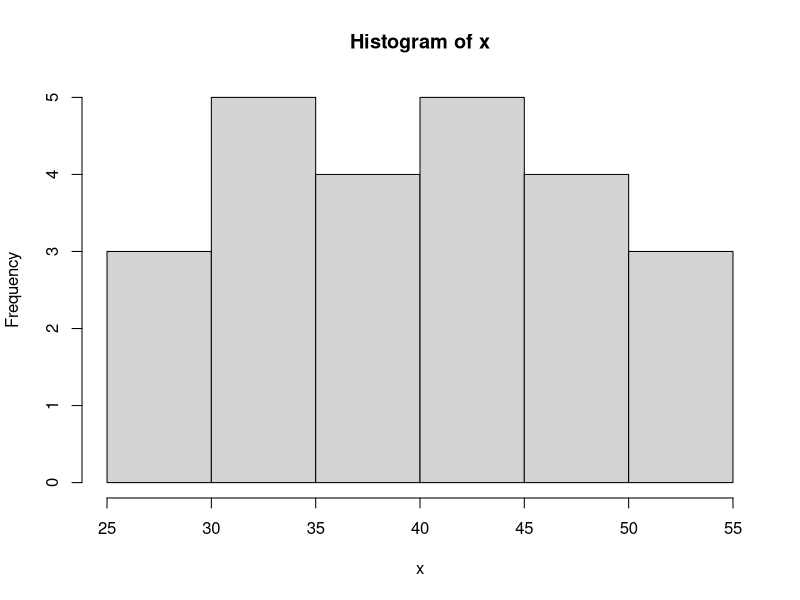
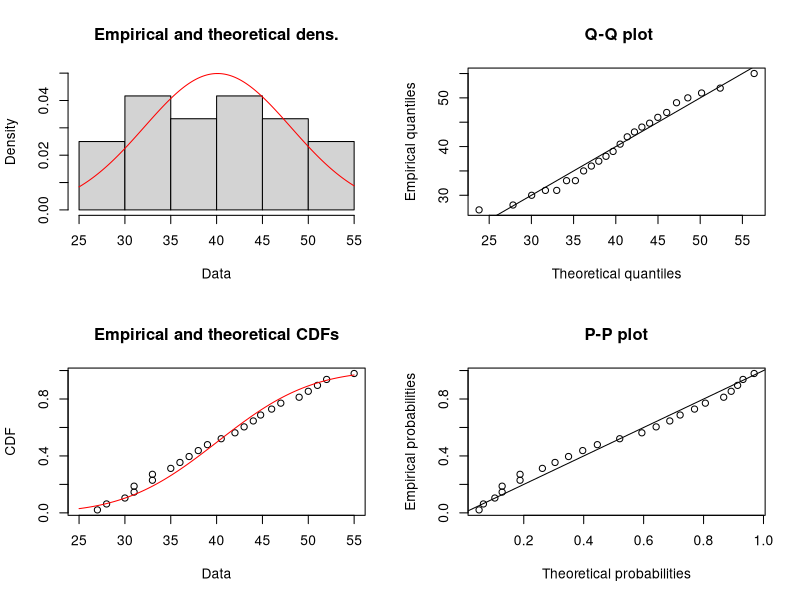
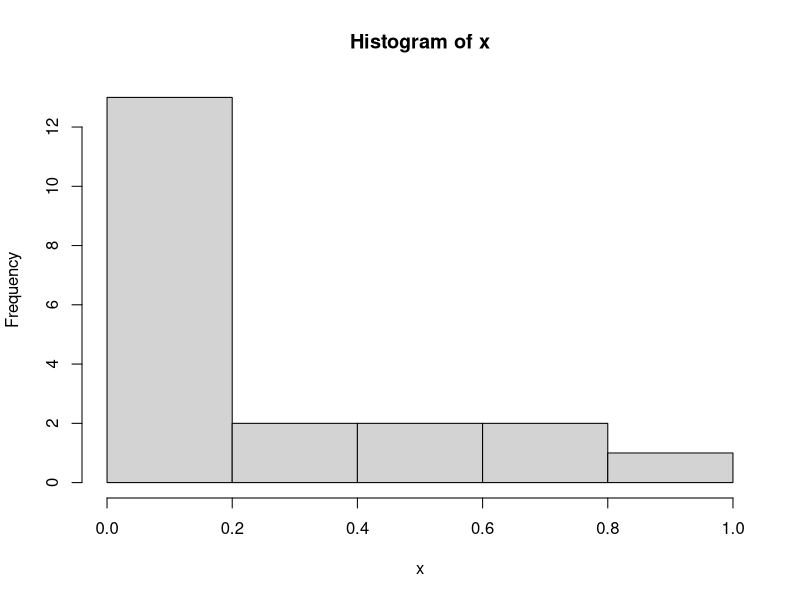
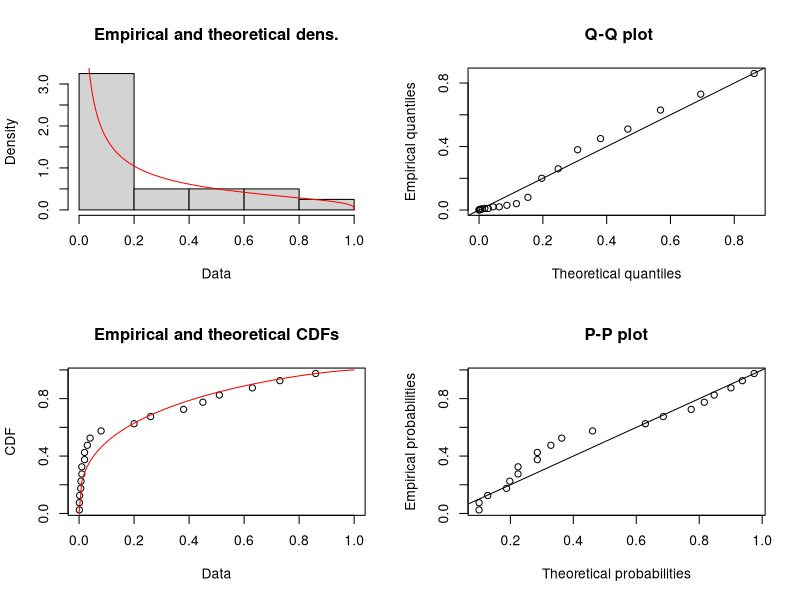
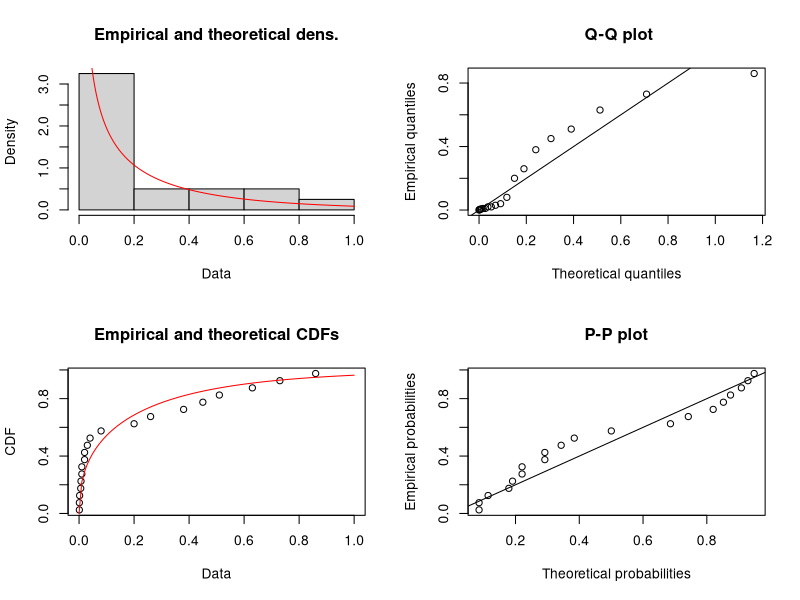

Recreate these plots in R, in order.
## ---- chunk 1
# Load required package 
require("fitdistrplus")
library(fitdistrplus)
## ---- chunk 2
# Example data set 
x = c(42,37,50,28,33,46,39,55,31,49,31,33,36,44,40.5,27,52,44.8,38,43,30,47,35,51)
hist(x) #ugly hist
## ---- chunk 3
# Fit distribution to data using maximum likelihood 
fit1 <- fitdist(x,distr= "norm", method = "mle")
## ---- chunk 4
# Generats plots comparising empirical cdf with fitted cdf, and histogram with fitted pdf
plot(fit1)
## ---- chunk 5
# Extract goodness of fit as an AIC-value 
AIC(fit1)
## ---- chunk 6
# Extract the parameters for the fitted distribution. You use these values to sample or calculate things from the distribution 
fit1$estimate
## ---- chunk 7
# For example, if the distribution is normal one can calculate the 95th percentile like this
qnorm(0.95,mean=fit1$estimate[1],sd=fit1$estimate[2])
## ---- chunk 8
# Example data set
x = c(0.45, 0.08, 0.02, 0.001, 0.001, 0.01, 0.86, 0.006, 0.01, 0.26, 0.63, 0.20, 0.007, 0.73, 0.51, 0.002, 0.03, 0.38, 0.02, 0.04)
hist(x) #ugly hist
## ---- chunk 9
# Fit distribution to data using maximum likelihood 
fit2 <- fitdist(x,distr= "beta", method = "mle")
## ---- chunk 10
# Generats plots comparising empirical cdf with fitted cdf, and histogram with fitted pdf
plot(fit2)
## ---- chunk 11
# Extract goodness of fit as an AIC-value 
AIC(fit2)
## ---- chunk 12
# Extract the parameters for the fitted distribution. You use these values to sample or calculate things from the distribution 
fit2$estimate
## ---- chunk 13
# For example, if the distribution is beta one can generate 200 random numbers like this
rbeta(200,shape1=fit2$estimate[1],shape2=fit2$estimate[2])
## ---- chunk 14
# Fit distribution to data using maximum likelihood 
fit3 <- fitdist(x,distr= "gamma", method = "mle")
## ---- chunk 15
# Generats plots comparising empirical cdf with fitted cdf, and histogram with fitted pdf
plot(fit3)
## ---- chunk 16
# Extract goodness of fit as an AIC-value and compare the two candidate models. Lower AIC is better model
AIC(fit2) # beta
AIC(fit3) # gamma
## ---- chunk 17
# Extract the parameters for the fitted distribution. You use these values to sample or calculate things from the distribution 
fit3$estimate
## ---- chunk 18
# For example, if the distribution is beta one can generate 200 random numbers like this
rgamma(200,shape=fit3$estimate[1],rate=fit2$estimate[2])
